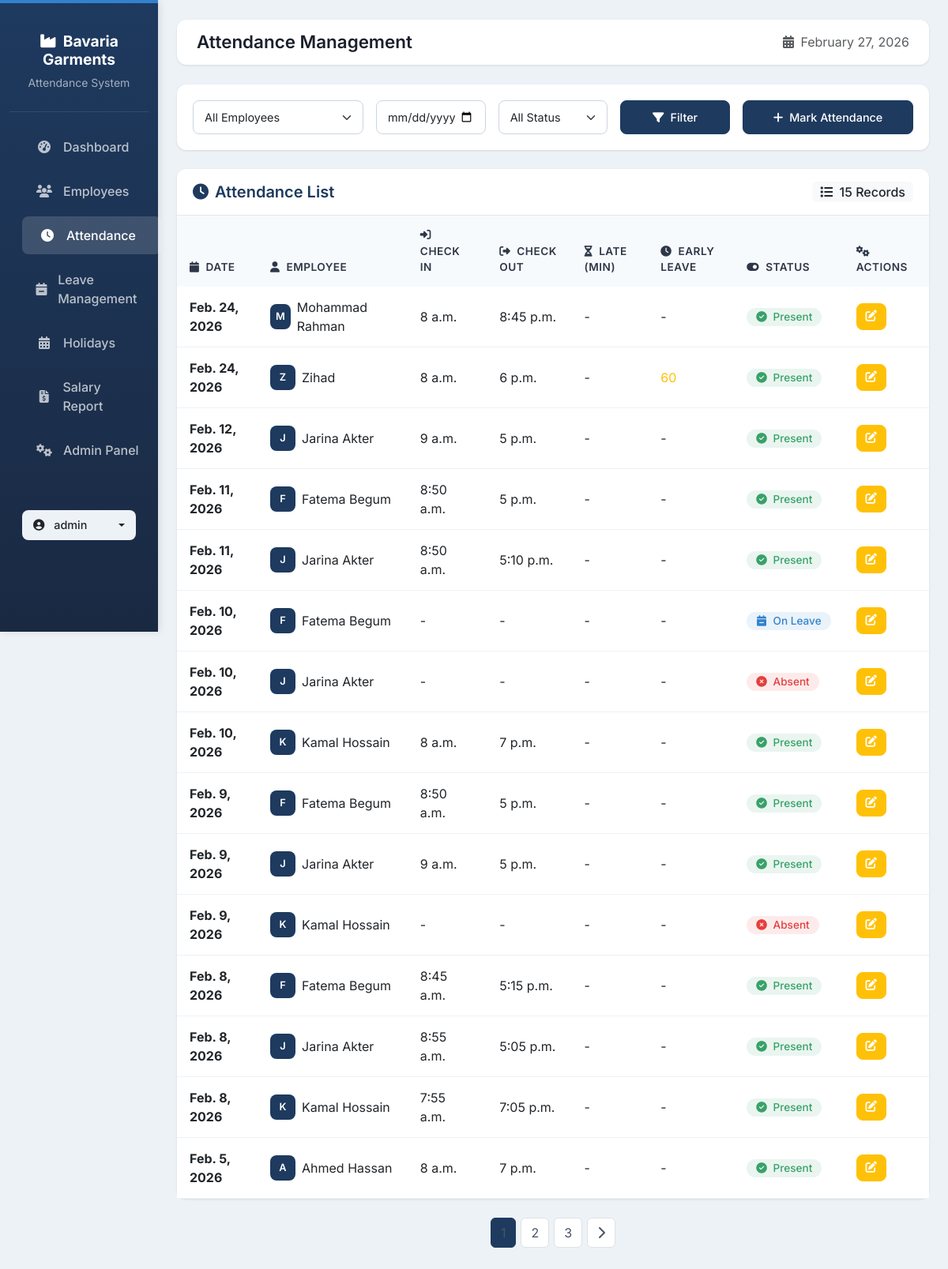
The app's page /attendance/ (signed in) with its own data.
### apps/accounts/models.py (models this page shows, shortened)
class User(AbstractUser):
    ROLE_CHOICES = (
        ('admin', 'Admin'),
        ('hr', 'HR'),
        ('viewer', 'Viewer'),
    )
    role = models.CharField(max_length=20, choices=ROLE_CHOICES, default='viewer')
    phone = models.CharField(max_length=20, blank=True)
    address = models.TextField(blank=True)
    profile_picture = models.ImageField(upload_to='profiles/', blank=True, null=True)
    created_at = models.DateTimeField(auto_now_add=True)
    updated_at = models.DateTimeField(auto_now=True)
    class Meta:
        db_table = 'users'
        verbose_name = _('user')
        verbose_name_plural = _('users')
        ordering = ['-date_joined']
    @property
    def is_admin(self):
        return self.role == 'admin' or self.is_superuser

### apps/attendance/models.py (models this page shows, shortened)
class Attendance(models.Model):
    STATUS_CHOICES = (
        ('present', 'Present'),
        ('absent', 'Absent'),
        ('leave', 'On Leave'),
    )
    employee = models.ForeignKey(
        'employees.Employee',
        on_delete=models.CASCADE,
        related_name='attendances'
    )
    date = models.DateField()
    check_in_time = models.TimeField(null=True, blank=True)
    check_out_time = models.TimeField(null=True, blank=True)
    break_duration = models.DurationField(null=True, blank=True)
    late_minutes = models.IntegerField(default=0)
    early_leave_minutes = models.IntegerField(default=0)
    status = models.CharField(max_length=20, choices=STATUS_CHOICES, default='absent')
    notes = models.TextField(blank=True)
    created_at = models.DateTimeField(auto_now_add=True)
    updated_at = models.DateTimeField(auto_now=True)
    class Meta:
        db_table = 'attendance'
        verbose_name = 'Attendance'
        verbose_name_plural = 'Attendances'
        ordering = ['-date', '-check_in_time']
        constraints = [
            models.UniqueConstraint(fields=['employee', 'date'], name='unique_attendance')
        ]
        indexes = [
            models.Index(fields=['employee', 'date']),
            models.Index(fields=['date']),
            models.Index(fields=['status']),
        ]

### apps/employees/models.py (models this page shows, shortened)
class Employee(models.Model):
    CATEGORY_CHOICES = (
        ('8 hours', '8 Hours'),
        ('11 hours', '11 Hours'),
    )
    name = models.CharField(max_length=200)
    category = models.CharField(max_length=20, choices=CATEGORY_CHOICES, default='8 hours')
    gross_salary = models.DecimalField(max_digits=10, decimal_places=2)
    department = models.CharField(max_length=100)
    joining_date = models.DateField()
    status = models.BooleanField(default=True)
    is_repeated = models.BooleanField(default=False, help_text='Mark as duplicate/repeated record')
    created_at = models.DateTimeField(auto_now_add=True)
    updated_at = models.DateTimeField(auto_now=True)
    class Meta:
        db_table = 'employees'
        verbose_name = 'Employee'
        verbose_name_plural = 'Employees'
        ordering = ['-created_at']

### apps/attendance/views.py (the view)
# urls.py: path('', views.AttendanceListView.as_view(), name='attendance_list'),
class AttendanceListView(LoginRequiredMixin, ListView):
    model = Attendance
    template_name = 'attendance/attendance_list.html'
    context_object_name = 'attendances'
    paginate_by = 15
    def get_queryset(self):
        queryset = Attendance.objects.select_related('employee').all()
        employee = self.request.GET.get('employee')
        month = self.request.GET.get('month')
        year = self.request.GET.get('year')
        status = self.request.GET.get('status')
        date_from = self.request.GET.get('date_from')
        date_to = self.request.GET.get('date_to')
        if employee:
            queryset = queryset.filter(employee_id=employee)
        if month:
            queryset = queryset.filter(date__month=month)
        if year:
            queryset = queryset.filter(date__year=year)
        if status:
            queryset = queryset.filter(status=status)
        if date_from:
            queryset = queryset.filter(date__gte=date_from)
        if date_to:
            queryset = queryset.filter(date__lte=date_to)
        return queryset.order_by('-date', 'employee__name')
    def get_context_data(self, **kwargs):
        context = super().get_context_data(**kwargs)
        context['filter_form'] = AttendanceFilterForm(self.request.GET)
        context['employees'] = Employee.objects.filter(status=True).order_by('name')
        paginator = Paginator(self.get_queryset(), self.paginate_by)
        page = self.request.GET.get('page')
        try:
            attendances = paginator.page(page)
        except PageNotAnInteger:
            attendances = paginator.page(1)
        except EmptyPage:
            attendances = paginator.page(paginator.num_pages)
        context['attendances'] = attendances
        context['attendance'] = attendances  # Alias for template compatibility
        context['total_present'] = self.get_queryset().filter(status='present').count()
        context['total_absent'] = self.get_queryset().filter(status='absent').count()
        context['total_late'] = self.get_queryset().filter(late_minutes__gt=0).count()
        return context

### templates/attendance/attendance_list.html (shortened to what this page needs)
{% extends 'base.html' %}
{% block page_title %}Attendance Management{% endblock %}
{% block content %}
<div class="filter-section">
    <form method="get" class="row g-3">
        <div class="col-md-3">
            <select name="employee" class="form-select">
                <option value="">All Employees</option>
            </select>
        </div>
        <div class="col-md-2">
            <input type="date" name="date" class="form-control" value="{{ request.GET.date|default:'' }}">
        </div>
        <div class="col-md-2">
            <select name="status" class="form-select">
                <option value="">All Status</option>
            </select>
        </div>
        <div class="col-md-2">
            <button type="submit" class="btn btn-primary w-100"><i class="fas fa-filter me-2"></i>Filter</button>
        </div>
        <div class="col-md-3">
            {% if user.is_admin or user.is_hr %}
            <a href="{% url 'attendance:attendance_create' %}" class="btn btn-primary w-100">
                <i class="fas fa-plus me-2"></i>Mark Attendance
            </a>
            {% endif %}
        </div>
    </form>
</div>
<div class="card">
    <div class="card-header bg-white d-flex justify-content-between align-items-center">
        <h5 class="mb-0 header-text"><i class="fas fa-clock me-2"></i>Attendance List</h5>
        <span class="badge bg-light text-dark fs-6">
            <i class="fas fa-list me-1"></i> {{ attendance|length }} Records
        </span>
    </div>
    <div class="card-body p-0">
        <div class="table-responsive">
            <table class="table table-hover mb-0">
                <thead>
                    <tr>
                        <th><i class="fas fa-calendar me-2"></i>Date</th>
                        <th><i class="fas fa-user me-2"></i>Employee</th>
                        <th><i class="fas fa-sign-in-alt me-2"></i>Check In</th>
                        <th><i class="fas fa-sign-out-alt me-2"></i>Check Out</th>
                        <th><i class="fas fa-hourglass-half me-2"></i>Late (min)</th>
                        <th><i class="fas fa-clock me-2"></i>Early Leave</th>
                        <th><i class="fas fa-toggle-on me-2"></i>Status</th>
                        {% if user.is_admin or user.is_hr %}
                        <th><i class="fas fa-cogs me-2"></i>Actions</th>
                        {% endif %}
                    </tr>
                </thead>
                <tbody>
                    {% for att in attendance %}
                    <tr>
                        <td><span class="fw-bold">{{ att.date }}</span></td>
                        <td>
                            <div class="d-flex align-items-center">
                                <div class="employee-avatar-sm me-2" style="width:32px;height:32px;background:#1e3a5f;border-radius:8px;display:flex;align-items:center;justify-content:center;color:white;font-weight:600;font-size:0.8rem;">
                                    {{ att.employee.name|make_list|first|upper }}
                                </div>
                                {{ att.employee.name }}
                            </div>
                        </td>
                        <td>{{ att.check_in_time|default:"-" }}</td>
                        <td>{{ att.check_out_time|default:"-" }}</td>
                        <td>
                            {% if att.late_minutes > 0 %}
                            <span class="text-danger">{{ att.late_minutes }}</span>
                            {% else %}
                            -
                            {% endif %}
                        </td>
                        <td>
                            {% if att.early_leave_minutes > 0 %}
                            <span class="text-warning">{{ att.early_leave_minutes }}</span>
                            {% else %}
                            -
                            {% endif %}
                        </td>
                        <td>
                            {% if att.status == 'present' %}
                            <span class="badge status-badge status-present">
                                <i class="fas fa-check-circle me-1"></i> Present
                            </span>
                            {% elif att.status == 'absent' %}
                            <span class="badge status-badge status-absent">
                                <i class="fas fa-times-circle me-1"></i> Absent
                            </span>
                            {% else %}
                            <span class="badge status-badge status-leave">
                                <i class="fas fa-calendar-minus me-1"></i> On Leave
                            </span>
                            {% endif %}
                        </td>
                        {% if user.is_admin or user.is_hr %}
                        <td>
                            <a href="{% url 'attendance:attendance_update' att.pk %}" class="btn action-btn btn-warning text-white" title="Edit">
                                <i class="fas fa-edit"></i>
                            </a>
                        </td>
                        {% endif %}
                    </tr>
                    {% endfor %}
                </tbody>
            </table>
        </div>
    </div>
</div>
{% if attendance.has_other_pages %}
<nav class="mt-4">
    <ul class="pagination justify-content-center">
        {% for num in attendance.paginator.page_range %}
            {% if attendance.number == num %}
            <li class="page-item active">
                <span class="page-link" style="border-radius: 6px; margin: 0 3px; background: #1e3a5f; border-color: #1e3a5f;">{{ num }}</span>
            </li>
            {% elif num > attendance.number|add:'-3' and num < attendance.number|add:'3' %}
            <li class="page-item">
                <a class="page-link" href="?page={{ num }}" style="border-radius: 6px; margin: 0 3px;">{{ num }}</a>
            </li>
            {% endif %}
        {% endfor %}
        {% if attendance.has_next %}
        <li class="page-item">
            <a class="page-link" href="?page={{ attendance.next_page_number }}" style="border-radius: 6px; margin: 0 3px;">
                <i class="fas fa-chevron-right"></i>
            </a>
        </li>
        {% endif %}
    </ul>
</nav>
{% endif %}
{% endblock %}

### templates/base.html (shortened to what this page needs)
{% load static %}
<!DOCTYPE html>
<html lang="en">
<head>
    <link href="https://cdn.jsdelivr.net/npm/bootstrap@5.3.0/dist/css/bootstrap.min.css" rel="stylesheet">
    <link href="https://cdnjs.cloudflare.com/ajax/libs/font-awesome/6.4.0/css/all.min.css" rel="stylesheet">
</head>
<body>
    <div class="container-fluid">
        <div class="row">
            {% if user.is_authenticated %}
            <nav class="col-md-3 col-lg-2 d-md-block sidebar collapse show">
                <div class="position-sticky pt-3">
                    <div class="brand-section">
                        <h4><i class="fas fa-industry me-2"></i>Bavaria Garments</h4>
                        <small style="color: rgba(255,255,255,0.6);">Attendance System</small>
                    </div>
                    <ul class="nav flex-column mt-3">
                        <li class="nav-item">
                            <a href="{% url 'dashboard:dashboard' %}" class="{% if request.resolver_match.url_name == 'dashboard' %}active{% endif %}">
                                <i class="fas fa-tachometer-alt"></i> Dashboard
                            </a>
                        </li>
                        {% if user.is_admin or user.is_hr %}
                        <li class="nav-item">
                            <a href="{% url 'employees:employee_list' %}" class="{% if 'employees' in request.path %}active{% endif %}">
                                <i class="fas fa-users"></i> Employees
                            </a>
                        </li>
                        <li class="nav-item">
                            <a href="{% url 'attendance:attendance_list' %}" class="{% if 'attendance' in request.path %}active{% endif %}">
                                <i class="fas fa-clock"></i> Attendance
                            </a>
                        </li>
                        <li class="nav-item">
                            <a href="{% url 'leave:leave_list' %}" class="{% if 'leave' in request.path %}active{% endif %}">
                                <i class="fas fa-calendar-minus"></i> Leave Management
                            </a>
                        </li>
                        <li class="nav-item">
                            <a href="{% url 'holidays:holiday_list' %}" class="{% if 'holidays' in request.path %}active{% endif %}">
                                <i class="fas fa-calendar-alt"></i> Holidays
                            </a>
                        </li>
                        {% endif %}
                        <li class="nav-item">
                            <a href="{% url 'dashboard:salary_report' %}" class="{% if 'salary' in request.path %}active{% endif %}">
                                <i class="fas fa-file-invoice-dollar"></i> Salary Report
                            </a>
                        </li>
                        {% if user.is_admin %}
                        <li class="nav-item">
                            <a href="/admin" target="_blank">
                                <i class="fas fa-cogs"></i> Admin Panel
                            </a>
                        </li>
                        {% endif %}
                    </ul>
                    <div class="mt-4 px-3">
                        <div class="dropdown">
                            <button class="btn user-dropdown dropdown-toggle w-100 d-flex align-items-center justify-content-between" type="button" data-bs-toggle="dropdown">
                                <span><i class="fas fa-user-circle me-2"></i> {{ user.username }}</span>
                            </button>
                        </div>
                    </div>
                </div>
            </nav>
            {% endif %}
            <main class="col-md-9 ms-sm-auto col-lg-10 px-md-4 main-content">
                {% if user.is_authenticated %}
                <nav class="modern-navbar d-flex justify-content-between align-items-center">
                    <div class="d-flex align-items-center">
                        <h1 class="page-title">{% block page_title %}Dashboard{% endblock %}</h1>
                    </div>
                    <div class="d-flex align-items-center">
                        <span class="text-muted">
                            <i class="fas fa-calendar-alt me-1"></i> {% now "F j, Y" %}
                        </span>
                    </div>
                </nav>
                {% endif %}
                {% block content %}{% endblock %}
            </main>
        </div>
    </div>
</body>
</html>

### records on screen
User: username "admin"
Attendance: date "Feb. 24, 2026", employee.name|make_list "M", employee.name "Mohammad Rahman", check_in_time "8 a.m.", check_out_time "8:45 p.m.", status "present" (drawn)
Attendance: date "Feb. 24, 2026", employee.name|make_list "Z", employee.name "Zihad", check_in_time "8 a.m.", check_out_time "6 p.m.", early_leave_minutes "60", status "present" (drawn)
Attendance: date "Feb. 12, 2026", employee.name|make_list "J", employee.name "Jarina Akter", check_in_time "9 a.m.", check_out_time "5 p.m.", status "present" (drawn)
Attendance: date "Feb. 11, 2026", employee.name|make_list "F", employee.name "Fatema Begum", check_in_time "8:50 a.m.", check_out_time "5 p.m.", status "present" (drawn)
Attendance: date "Feb. 11, 2026", employee.name|make_list "J", employee.name "Jarina Akter", check_in_time "8:50 a.m.", check_out_time "5:10 p.m.", status "present" (drawn)
Attendance: date "Feb. 10, 2026", employee.name|make_list "F", employee.name "Fatema Begum", check_in_time "-", check_out_time "-", status "leave" (drawn)
Attendance: date "Feb. 10, 2026", employee.name|make_list "J", employee.name "Jarina Akter", check_in_time "-", check_out_time "-", status "absent" (drawn)
Attendance: date "Feb. 10, 2026", employee.name|make_list "K", employee.name "Kamal Hossain", check_in_time "8 a.m.", check_out_time "7 p.m.", status "present" (drawn)
Attendance: date "Feb. 9, 2026", employee.name|make_list "F", employee.name "Fatema Begum", check_in_time "8:50 a.m.", check_out_time "5 p.m.", status "present" (drawn)
Attendance: date "Feb. 9, 2026", employee.name|make_list "J", employee.name "Jarina Akter", check_in_time "9 a.m.", check_out_time "5 p.m.", status "present" (drawn)
Attendance: date "Feb. 9, 2026", employee.name|make_list "K", employee.name "Kamal Hossain", check_in_time "-", check_out_time "-", status "absent" (drawn)
Attendance: date "Feb. 8, 2026", employee.name|make_list "F", employee.name "Fatema Begum", check_in_time "8:45 a.m.", check_out_time "5:15 p.m.", status "present" (drawn)
Attendance: date "Feb. 8, 2026", employee.name|make_list "J", employee.name "Jarina Akter", check_in_time "8:55 a.m.", check_out_time "5:05 p.m.", status "present" (drawn)
Attendance: date "Feb. 8, 2026", employee.name|make_list "K", employee.name "Kamal Hossain", check_in_time "7:55 a.m.", check_out_time "7:05 p.m.", status "present" (drawn)
Attendance: date "Feb. 5, 2026", employee.name|make_list "A", employee.name "Ahmed Hassan", check_in_time "8 a.m.", check_out_time "7 p.m.", status "present" (drawn)

### other values on screen
{{ attendance|length }} "15"
{{ num }} "1"
{{ num }} "2" "3"
